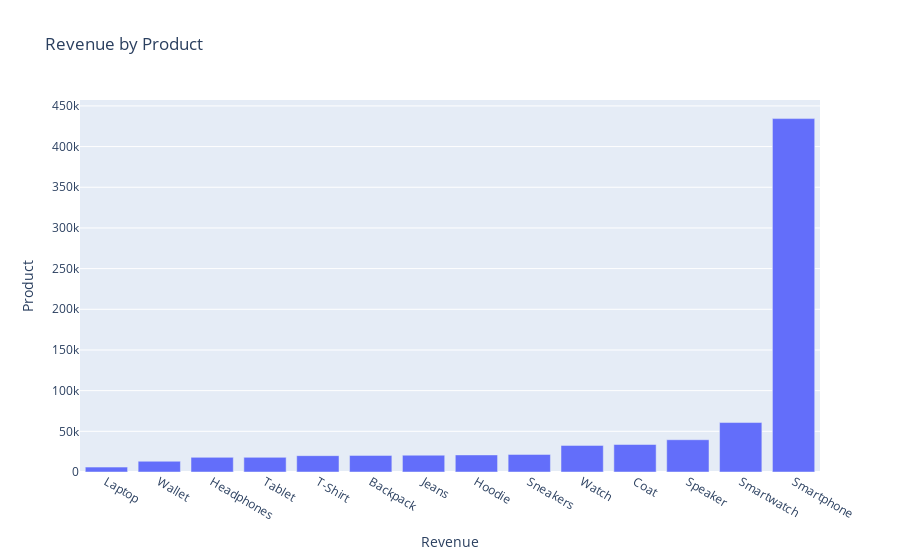

Here is the notebook cell this chart was saved with:
### Code cell
# Create a horizontal bar chart
fig = go.Figure(go.Bar(
    x = product_revenue.index,
    y = product_revenue.values,
    
    #orientation='h'
))

# Set the chart title and axis labels
fig.update_layout(
    title='Revenue by Product',
    xaxis_title='Revenue',
    yaxis_title='Product'
)

# Show the chart
fig.show()

### Figure 1 — Plotly figure (JSON) as saved in the notebook; plotly's stock layout.template omitted (floating-point values rounded to 4 significant figures)
{"data": [{"type": "bar", "x": ["Laptop", "Wallet", "Headphones", "Tablet", "T-Shirt", "Backpack", "Jeans", "Hoodie", "Sneakers", "Watch", "Coat", "Speaker", "Smartwatch", "Smartphone"], "y": [6000, 13200, 18000, 18000, 20100, 20400, 20650, 21000, 21600, 32700, 33800, 39680, 60800, 434400]}], "layout": {"title": {"text": "Revenue by Product"}, "xaxis": {"title": {"text": "Revenue"}}, "yaxis": {"title": {"text": "Product"}}}}
